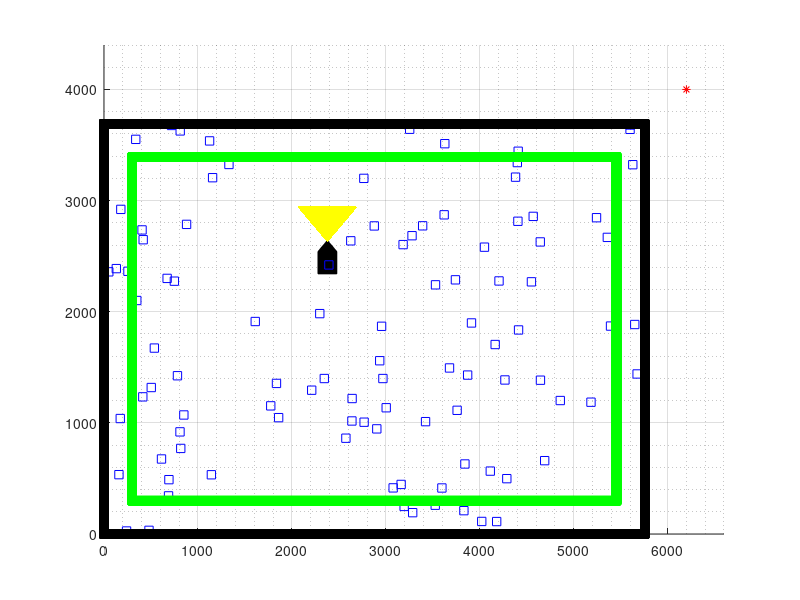

The MATLAB source for this figure:
% Clear workspace, clear plot, reinitialize random number generator 
clear;
clf('reset')
%rng('shuffle')

% User defined variables
% Add obstacle size 
xmax = 5756;
ymax = 3691;
offset = 300;
obstacle_count = 100;
vision_width = 300; % width = depth 
vision_depth = 300;


% Generate random start location, direction, and init robot vector 
xinitial = randi([2*offset, xmax-2*offset]);
yinitial = randi([2*offset, ymax-2*offset]);
% theta = randi([0, 3]);
% if theta == 0
%     arrow = 'r^';
% elseif theta == 1
%     arrow = 'rv';
% elseif theta == 2
%     arrow = 'r<';
% elseif theta == 3
%     arrow = 'r>';  
% end
xrobot = [xinitial, xinitial-100, xinitial-100, xinitial+100, xinitial+100];
yrobot = [yinitial, yinitial-100, yinitial-300, yinitial-300, yinitial-100];
g = hgtransform;

% Generate vision array 
partial(vision_depth, vision_width, 2, 2) = 0;
for r = 1:vision_depth
    for c = 1:vision_width
        partial(r,c,1,1) = -(vision_width-c);
        partial(r,c,2,1) = c-1;
        partial(r,c,1,2) = vision_depth-r;
        partial(r,c,2,2) = vision_depth-r;
    end
end

partial(:,:,:,1) = partial(:,:,:,1) + xinitial;
partial(:,:,:,2) = partial(:,:,:,2) + yinitial;

partial(:,:,1,1) = triu(partial(:,:,1,1));
partial(:,:,1,2) = triu(partial(:,:,1,2));
partial(:,:,2,1) = flipud(tril(partial(:,:,2,1)));
partial(:,:,2,2) = fliplr(triu(partial(:,:,2,2)));

vision(vision_depth, vision_width*2, 2) = 0;
vision(:,:,1) = horzcat(partial(:,:,1,1), partial(:,:,2,1));
vision(:,:,2) = horzcat(partial(:,:,1,2), partial(:,:,2,2));
vision(vision == 0) = NaN;

% Generate random x, y coordiantes 
xobj = 1:obstacle_count;
yobj = 1:obstacle_count;
for i = 1:obstacle_count
    xobj(i) = randi([0,xmax]);
    yobj(i) = randi([0,ymax]);
end

% Generate virtual limit coordinates
xmax_new = xmax-offset;
ymax_new = ymax-offset;
xlimit = 1:((xmax_new+ymax_new)*2-4*offset);
ylimit = 1:((xmax_new+ymax_new)*2-4*offset);
for i = 1:(xmax_new-offset) %complete bottom
    xlimit(i) = i+offset;
    ylimit(i) = offset;
end
for i = (xmax_new-offset+1):(xmax_new+ymax_new-2*offset) %complete bottom, right 
    xlimit(i) = xmax_new;
    ylimit(i) = offset+(i-(xmax_new-offset));
end
for i = (xmax_new+ymax_new-2*offset+1):(2*xmax_new+ymax_new-3*offset) %complete bottom, right, top
    xlimit(i) = xmax_new-(i-(xmax_new+ymax_new))-2*offset;
    ylimit(i) = ymax_new;
end
for i = (2*xmax_new+ymax_new-3*offset+1):(2*(xmax_new+ymax_new)-4*offset) %complete bottom, right, top, left 
    xlimit(i) = offset;
    ylimit(i) = ymax_new-(i-(2*xmax_new+ymax_new)+3*offset);
end

% Generate field wall coordinates
xwall = 2:((xmax+ymax)*2);
ywall = 2:((xmax+ymax)*2);
for i = 1:xmax %complete bottom
    xwall(i) = i-1;
    ywall(i) = 0;
end
for i = (xmax+1):(xmax+ymax) %complete bottom, right 
    xwall(i) = xmax;
    ywall(i) = i-xmax-1;
end
for i = (xmax+ymax+1):(2*xmax+ymax) %complete bottom, right, top
    xwall(i) = xmax-(i-(xmax+ymax));
    ywall(i) = ymax;
end
for i = (2*xmax+ymax+1):(2*(xmax+ymax)-1) %complete bottom, right, top, left 
    xwall(i) = 0;
    ywall(i) = ymax-(i+1-(2*xmax+ymax));
end

% Detect objects
obj_detected = 1;

% Visualize data 
% Increase wall thickness 
hold on
grid on
grid minor
xlim([0 6600])
ylim([0 4400])
patch('XData',xrobot,'YData',yrobot,'FaceColor','black','Parent',g) %plot(xrobot, yrobot, arrow);
plot(vision(:,:,1), vision(:,:,2), 'y.-');
plot(xobj, yobj, 'bs');
plot(xlimit, ylimit, 'gs-');
plot(xwall, ywall, 'ks-');
if obj_detected == 1
    plot(6200, 4000, 'r*')
else
    plot(6200, 4000, 'g*')
end
hold off